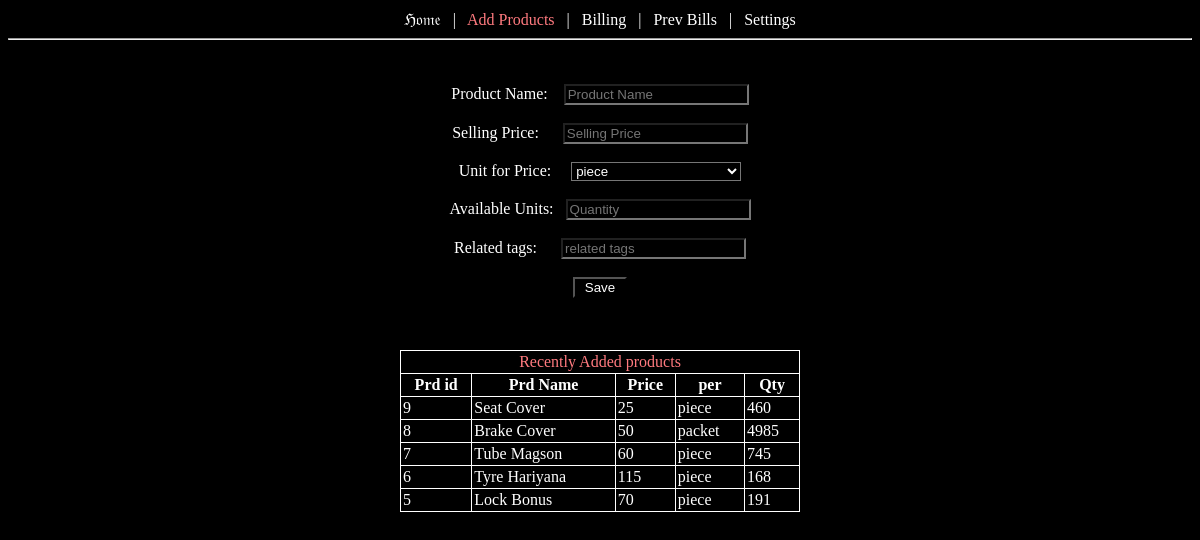
/add/, run on an earlier commit of the app's database.
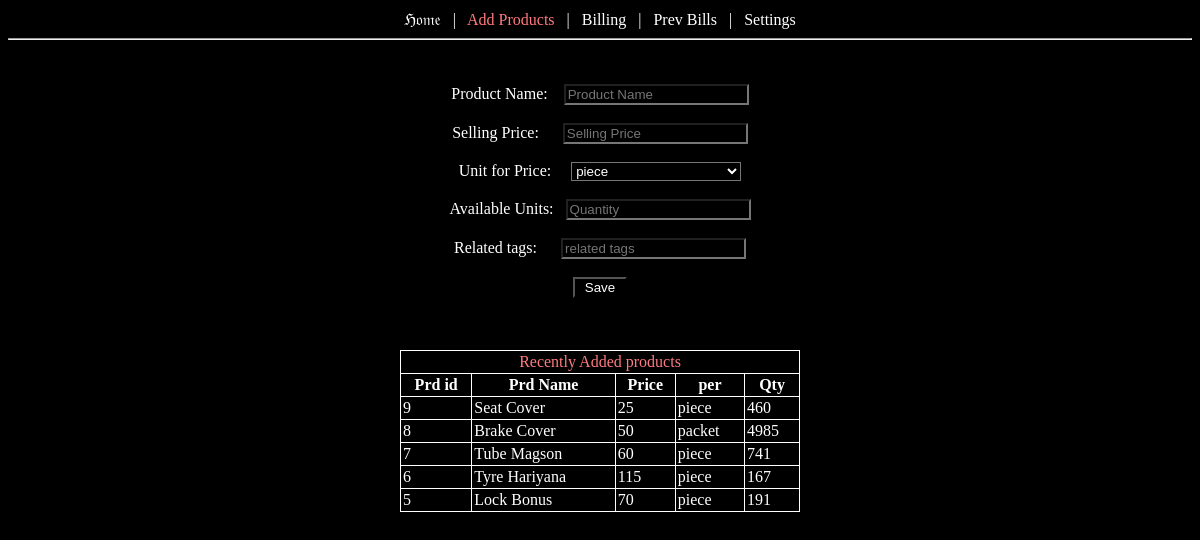
And on a later commit of the database.
### products/models.py (models this page shows, shortened)
class product(models.Model):
	name = models.CharField(max_length=81)
	price = models.IntegerField()
	choices = (('piece','piece'),('dozen','dozen'),('gross','gross'),('half gross','half gross'),('Kg','Kg'),('packet','packet'))
	unit = models.CharField(choices=choices,max_length=21,default='piece')
	tags = models.CharField(max_length=150,help_text='A list of comma seperated tags')
	available_qty = models.IntegerField(default=0)

### products/views.py (the view)
# urls.py: path('add/',views.add_product,name="add_product"),
def add_product(request):
    data = {}
    data['products'] = list(product.objects.all().order_by('-id'))[:5]
    if request.method=='POST':
        prd_nm = request.POST['prd_name']
        sp = request.POST['sp']
        unit = request.POST['unit']
        qty = request.POST['qty']
        tags = request.POST['tags']
        new_prd = product(name=prd_nm,price=sp,unit=unit,tags=tags,available_qty=qty)
        new_prd.save()
        return redirect('/add/')
    else:
        return render(request,'add_product.html',data)

### products/templates/add_product.html (shortened to what this page needs)
<html>
<head>
</head>
<body bgcolor="#000;">
<center class="t_w">
	<a href="/" class="t_w t_hover">&Hfr;&ofr;&mfr;&efr;<a/> &ensp;|&ensp;
	<a href="/add/" class="t_w t_hover" style="color:#ff7a7f;">Add Products</a> &ensp;|&ensp;
	<a href="/bill/" class="t_w t_hover">Billing</a> &ensp;|&ensp;
	<a href="/prev_bill/" class="t_w t_hover">Prev Bills</a> &ensp;|&ensp;
	<a href="/settings/" class="t_w t_hover">Settings</a>
</center>
<hr/>
<center class="t_w">
<div style="background-color:;height:auto;width:350px;">
	<form method="POST" action="/add/">
		<span class="t_w" style="">Product Name: &ensp;</span>
		<input type="text" placeholder="Product Name" name="prd_name" required  style="background-color:black;" class="t_w"> </br></br>
		<span class="t_w" style="">Selling Price: &nbsp; &ensp;</span>
		<input type="number" placeholder="Selling Price" name="sp" required  style="background-color:black;" class="t_w"> </br></br>
		<span class="t_w" style="">Unit for Price:&nbsp; &ensp;</span>
		<select required name="unit" style="background-color:black;width:170px;" class="t_w" >
			<option value="piece">piece</option>
		</select> 		</br></br>
		<span class="t_w" style="">Available Units: &nbsp;</span>
		<input type="number" placeholder="Quantity" name="qty" required style="background-color:black;" class="t_w"> </br></br>
		<span class="t_w" style="">Related tags:  &nbsp; &ensp;</span>
		<input type="text" placeholder="related tags" name="tags" required style="background-color:black;" class="t_w"> </br></br>
		<input class="t_w" style="background-color:black;" type="submit" name="submit_button" value=" Save ">
	</form>
</div>
<table class="t_w" style="width:400px; padding:5px;">
<tr>
	<td colspan=5><center style="color:#ff7a7f;">Recently Added products</center></td>
</tr>
<tr>
	<th> Prd id </th>
	<th> Prd Name </th>
	<th> Price </th>
	<th> per </th>
	<th> Qty</th>
</tr>
{% for product in products %}
<tr style="color:white;">
	<td>{{product.id}}</td> &ensp;
	<td>{{product.name}}</td> &ensp;
	<td>{{product.price}}</td> &ensp;
	<td>{{product.unit}}</td> &ensp;
	<td>{{product.available_qty}}</td>
</tr>
{% endfor %}
</table>
</center>
</body>
</html>

What changed in the data, as far as the page shows it:
changed product "Tube Magson": available_qty "745" → "741"
changed product "Tyre Hariyana": available_qty "168" → "167"
